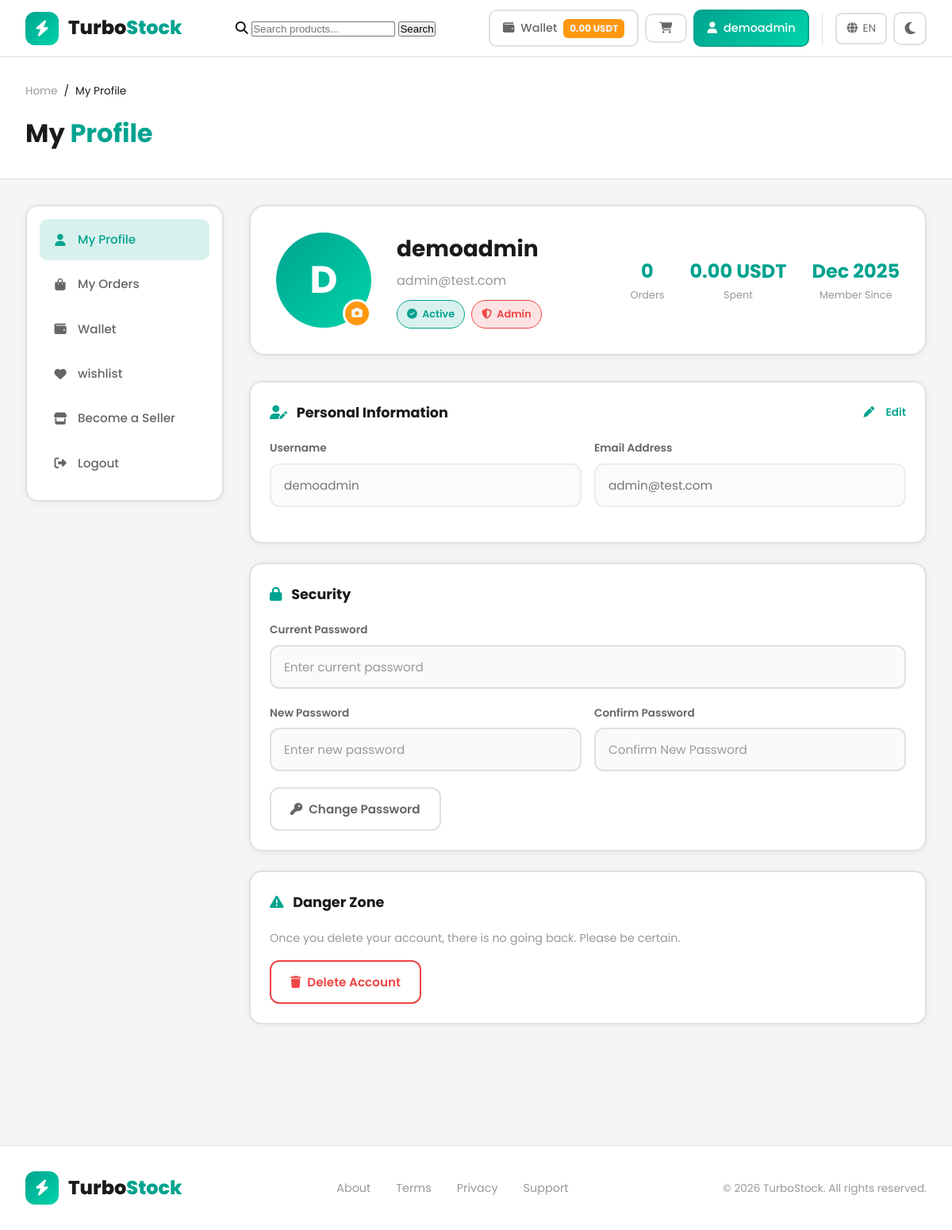
The app's page /profile.php (signed in) with its own data.
### tables this page shows
CREATE TABLE `wallets` (
  `id` int(10) UNSIGNED NOT NULL,
  `user_id` int(10) UNSIGNED NOT NULL,
  `balance` decimal(18,6) NOT NULL DEFAULT 0.000000,
  `pending_balance` decimal(18,6) NOT NULL DEFAULT 0.000000,
  `total_deposited` decimal(18,6) NOT NULL DEFAULT 0.000000,
  `total_withdrawn` decimal(18,6) NOT NULL DEFAULT 0.000000,
  `total_spent` decimal(18,6) NOT NULL DEFAULT 0.000000,
  `total_earned` decimal(18,6) NOT NULL DEFAULT 0.000000,
  `created_at` timestamp NOT NULL DEFAULT current_timestamp(),
  `updated_at` timestamp NOT NULL DEFAULT current_timestamp() ON UPDATE current_timestamp()
);

CREATE TABLE `users` (
  `id` int(10) UNSIGNED NOT NULL,
  `username` varchar(50) NOT NULL,
  `email` varchar(100) NOT NULL,
  `password` varchar(255) NOT NULL,
  `role` enum('admin','seller','buyer') NOT NULL DEFAULT 'buyer',
  `status` enum('active','suspended','banned') NOT NULL DEFAULT 'active',
  `avatar` varchar(255) DEFAULT NULL,
  `created_at` timestamp NOT NULL DEFAULT current_timestamp(),
  `updated_at` timestamp NOT NULL DEFAULT current_timestamp() ON UPDATE current_timestamp(),
  `last_login` timestamp NULL DEFAULT NULL
);

### profile.php (the view, shortened to what the rows shown need)
<?php
$user = getCurrentUser();
$memberSince = date('M Y', strtotime($user['created_at']));
$bodyClass = 'page-my-profile';
require_once INCLUDES_PATH . '/header.php';
?>
<div class="page-header">
    <div class="container">
        <h1 class="page-title"><?= __('my') ?> <span><?= __('profile') ?></span></h1>
    </div>
</div>
<div class="container">
    <div class="main-content">
        <main>
            <div class="profile-header">
                <div class="profile-avatar">
                    <?php if ($user['avatar']): ?>
                        <img src="<?= UPLOADS_URL ?>/<?= $user['avatar'] ?>" alt="<?= sanitize($user['username']) ?>" style="width: 100%; height: 100%; object-fit: cover; border-radius: 50%;">
                    <?php else: ?>
                        <?= strtoupper(substr($user['username'], 0, 1)) ?>
                    <?php endif; ?>
                    <label for="avatarUpload" class="avatar-edit">
                    </label>
                </div>
                <div class="profile-info">
                    <h2 class="profile-name"><?= sanitize($user['username']) ?></h2>
                    <p class="profile-email"><?= sanitize($user['email']) ?></p>
                    <div class="profile-badges">
                        <?php if ($user['status'] === 'active'): ?>
                            <span class="profile-badge"><i class="fas fa-check-circle"></i> <?= __('active') ?></span>
                        <?php endif; ?>
                        <span class="profile-badge role-<?= $user['role'] ?>">
                            <i class="fas fa-<?= $user['role'] === 'admin' ? 'shield-alt' : ($user['role'] === 'seller' ? 'store' : 'user') ?>"></i>
                            <?= ucfirst($user['role']) ?>
                        </span>
                    </div>
                </div>
                <div class="profile-stats">
                    <div class="profile-stat">
                    </div>
                    <div class="profile-stat">
                    </div>
                    <div class="profile-stat">
                        <div class="profile-stat-value"><?= $memberSince ?></div>
                        <div class="profile-stat-label"><?= __('member_since') ?></div>
                    </div>
                </div>
            </div>
            <div class="card">
                <form method="POST" action="" enctype="multipart/form-data" id="personalForm">
                    <div class="form-row">
                        <div class="form-group">
                            <label class="form-label"><?= __('username') ?></label>
                            <input type="text" class="form-input" name="username" value="<?= sanitize($user['username']) ?>" disabled>
                        </div>
                        <div class="form-group">
                            <label class="form-label"><?= __('email_address') ?></label>
                            <input type="email" class="form-input" name="email" value="<?= sanitize($user['email']) ?>" disabled>
                        </div>
                    </div>
                </form>
            </div>
        </main>
    </div>
</div>
<?php require_once INCLUDES_PATH . '/footer.php'; ?>

### includes/header.php (shortened to what the rows shown need)
<?php
$currentUser = getCurrentUser();
$bodyClass = $bodyClass ?? 'page-turbostock-source';
$themeClass = $themeClass ?? 'theme-light';
?>
<!DOCTYPE html>
<html lang="<?= lang()->getCurrentLanguage() ?>">
<head>
    <link rel="stylesheet" href="https://cdnjs.cloudflare.com/ajax/libs/font-awesome/6.4.2/css/all.min.css">
    <link rel="stylesheet" href="<?= ASSETS_URL ?>/css/style-new-design.css">
</head>
<body class="<?= $bodyClass ?> <?= $themeClass ?>">
    <nav class="navbar">
        <div class="navbar-container">
            <div class="navbar-actions">
                <?php if (isLoggedIn()): ?>
                    <a href="<?= BASE_URL ?>/wallet.php" class="nav-btn">
                        <i class="fas fa-wallet"></i>
                        <span><?= __('wallet') ?? 'Wallet' ?></span>
                        <span class="wallet-badge"><?= formatCurrency(paymentHandler()->getBalance(getCurrentUserId())) ?></span>
                    </a>
                    <a href="<?= BASE_URL ?>/orders.php" class="nav-btn">
                        <i class="fas fa-shopping-cart"></i>
                    </a>
                    <a href="<?= BASE_URL ?>/profile.php" class="nav-btn primary">
                        <i class="fas fa-user"></i>
                        <span><?= sanitize($currentUser['username']) ?></span>
                    </a>
                <?php endif; ?>
            </div>
        </div>
    </nav>

### records on screen
wallets: balance "0.00 USDT"
users: username "demoadmin", username "D", email "admin@test.com", status "Active", role "Admin", created_at "Dec 2025"

### other values on screen
__('search') "Search"
__('wallet') "Wallet"
lang()->getCurrentLanguage() "EN"
__('home') "Home"
__('my_profile') "My Profile"
__('my') "My"
__('profile') "Profile"
__('my_orders') "My Orders"
__('wishlist') "wishlist"
__('become_seller') "Become a Seller"
__('logout') "Logout"
$orderCount "0"
__('orders') "Orders"
formatCurrency($totalSpent) "0.00 USDT"
__('spent') "Spent"
